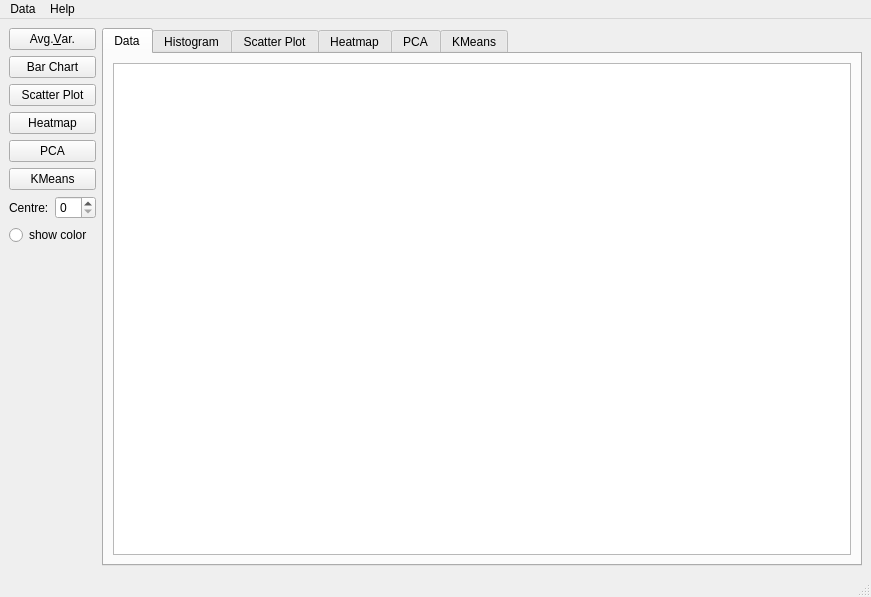
<?xml version="1.0" encoding="UTF-8"?>
<ui version="4.0">
 <class>MainWindow</class>
 <widget class="QMainWindow" name="MainWindow">
  <property name="geometry">
   <rect>
    <x>0</x>
    <y>0</y>
    <width>871</width>
    <height>597</height>
   </rect>
  </property>
  <property name="windowTitle">
   <string>MainWindow</string>
  </property>
  <widget class="QWidget" name="centralwidget">
   <layout class="QHBoxLayout" name="horizontalLayout">
    <item>
     <layout class="QVBoxLayout" name="verticalLayout">
      <item>
       <widget class="QPushButton" name="avgvarButton">
        <property name="text">
         <string>Avg.&amp;Var.</string>
        </property>
       </widget>
      </item>
      <item>
       <widget class="QPushButton" name="barChartButton">
        <property name="text">
         <string>Bar Chart</string>
        </property>
       </widget>
      </item>
      <item>
       <widget class="QPushButton" name="scatterPlotButton">
        <property name="text">
         <string>Scatter Plot</string>
        </property>
       </widget>
      </item>
      <item>
       <widget class="QPushButton" name="heatmapButton">
        <property name="text">
         <string>Heatmap</string>
        </property>
       </widget>
      </item>
      <item>
       <widget class="QPushButton" name="pcaButton">
        <property name="text">
         <string>PCA</string>
        </property>
       </widget>
      </item>
      <item>
       <widget class="QPushButton" name="kmeansButton">
        <property name="text">
         <string>KMeans</string>
        </property>
       </widget>
      </item>
      <item>
       <layout class="QHBoxLayout" name="horizontalLayout_2">
        <item>
         <widget class="QLabel" name="kmeansNumberLabel">
          <property name="text">
           <string>Centre:</string>
          </property>
         </widget>
        </item>
        <item>
         <widget class="QSpinBox" name="kmeansSpinBox"/>
        </item>
       </layout>
      </item>
      <item>
       <widget class="QRadioButton" name="kmeansColorButton">
        <property name="text">
         <string>show color</string>
        </property>
        <property name="checked">
         <bool>false</bool>
        </property>
       </widget>
      </item>
      <item>
       <spacer name="verticalSpacer">
        <property name="orientation">
         <enum>Qt::Vertical</enum>
        </property>
        <property name="sizeHint" stdset="0">
         <size>
          <width>20</width>
          <height>40</height>
         </size>
        </property>
       </spacer>
      </item>
     </layout>
    </item>
    <item>
     <widget class="QTabWidget" name="tabWidget">
      <property name="currentIndex">
       <number>0</number>
      </property>
      <widget class="QWidget" name="dataTab">
       <attribute name="title">
        <string>Data</string>
       </attribute>
       <layout class="QGridLayout" name="gridLayout">
        <item row="0" column="0">
         <widget class="QTableWidget" name="tableWidget">
          <property name="minimumSize">
           <size>
            <width>681</width>
            <height>0</height>
           </size>
          </property>
          <property name="sizeAdjustPolicy">
           <enum>QAbstractScrollArea::AdjustIgnored</enum>
          </property>
          <property name="editTriggers">
           <set>QAbstractItemView::NoEditTriggers</set>
          </property>
          <attribute name="horizontalHeaderCascadingSectionResizes">
           <bool>false</bool>
          </attribute>
          <attribute name="verticalHeaderCascadingSectionResizes">
           <bool>true</bool>
          </attribute>
         </widget>
        </item>
       </layout>
      </widget>
      <widget class="QWidget" name="histogramTab">
       <attribute name="title">
        <string>Histogram</string>
       </attribute>
      </widget>
      <widget class="QWidget" name="scatterPlotTab">
       <attribute name="title">
        <string>Scatter Plot</string>
       </attribute>
      </widget>
      <widget class="QWidget" name="heatmapTab">
       <attribute name="title">
        <string>Heatmap</string>
       </attribute>
      </widget>
      <widget class="QWidget" name="pcaTab">
       <attribute name="title">
        <string>PCA</string>
       </attribute>
      </widget>
      <widget class="QWidget" name="kmeansTab">
       <attribute name="title">
        <string>KMeans</string>
       </attribute>
      </widget>
     </widget>
    </item>
   </layout>
  </widget>
  <widget class="QMenuBar" name="menubar">
   <property name="geometry">
    <rect>
     <x>0</x>
     <y>0</y>
     <width>871</width>
     <height>22</height>
    </rect>
   </property>
   <widget class="QMenu" name="menuData">
    <property name="title">
     <string>Data</string>
    </property>
    <addaction name="actionOpen"/>
    <addaction name="actionClose"/>
   </widget>
   <widget class="QMenu" name="menuHelp">
    <property name="title">
     <string>Help</string>
    </property>
   </widget>
   <addaction name="menuData"/>
   <addaction name="menuHelp"/>
  </widget>
  <widget class="QStatusBar" name="statusbar"/>
  <action name="actionOpen">
   <property name="text">
    <string>Open</string>
   </property>
  </action>
  <action name="actionClose">
   <property name="text">
    <string>Close</string>
   </property>
  </action>
 </widget>
 <tabstops>
  <tabstop>tableWidget</tabstop>
  <tabstop>avgvarButton</tabstop>
 </tabstops>
 <resources/>
 <connections/>
</ui>
